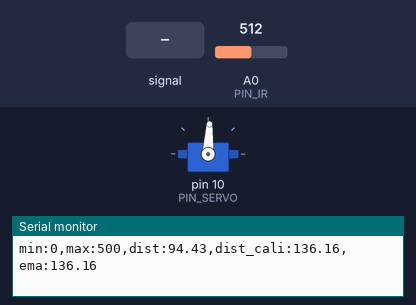
A sketch run on a simulated Arduino Uno, built with avr-gcc and run on an emulated ATmega328P. Shown: servo, the last lines printed to the serial monitor. The test bench sets the inputs (shaded band); at power-on: A0 (PIN_IR) = 512.

Above: at 1.2 s.
1.3 s: A0 (PIN_IR) fed a 200 Hz sine of ±460 counts around its level
4.3 s: A0 (PIN_IR) set to 716
At 7.1 s:
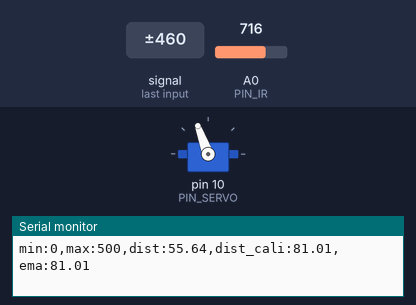
7.3 s: A0 (PIN_IR) set to 329
8.8 s: A0 (PIN_IR) set to 319
At 11.6 s:
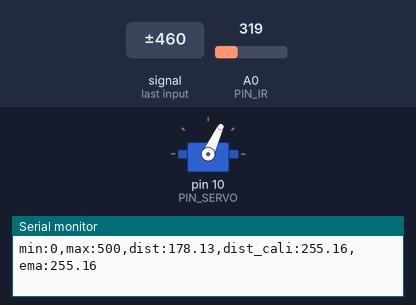
11.8 s: A0 (PIN_IR) set to 10
13.3 s: A0 (PIN_IR) set to 7
At 16.9 s:
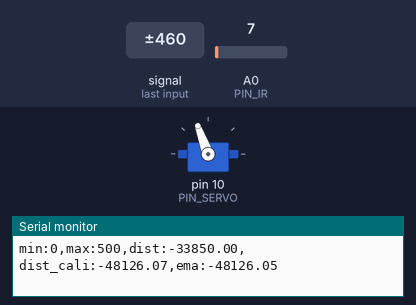
Timing chart, 0 to 17.3 s (numbered marks = the images above; inputs shaded):
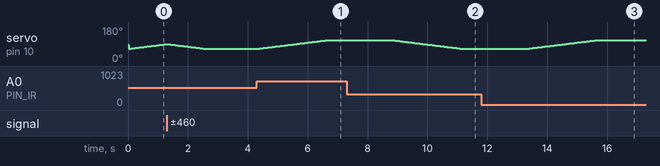

The sketch:

BangBangControl.ino
```cpp
#include <Servo.h>

// Arduino pin assignment
#define PIN_SERVO 10
#define PIN_IR A0
#define PIN_SERVO 10
#define INTERVAL 20  // servo update interval

// configurable parameters
#define _DUTY_MIN 1210 // servo full clockwise position (0 degree)
#define _DUTY_NEU 1430 // servo neutral position (90 degree)
#define _DUTY_MAX 1680 // servo full counterclockwise position (180 degree)

#define _SERVO_SPEED 90 // servo speed limit (unit: degree/second)
#define INTERVAL 20  // servo update interval

// global variables
unsigned long last_sampling_time; // unit: ms
int duty_chg_per_interval; // maximum duty difference per interval
int toggle_interval, toggle_interval_cnt;
float pause_time; // unit: sec
Servo myservo;
int duty_target, duty_curr;
int a,b;
float ema;

void setup() {
// initialize GPIO pins
  myservo.attach(PIN_SERVO);
  duty_curr = _DUTY_MIN;
  myservo.writeMicroseconds(1430);

// initialize serial port
  Serial.begin(57600);

// convert angle speed into duty change per interval.

  duty_chg_per_interval = (_DUTY_MAX - _DUTY_MIN) * (_SERVO_SPEED / 180.0) * (INTERVAL / 1000.0);
//SERVO_SPEED = 30 -> duty_chg_per_interval = 6

// initialize last sampling time
  last_sampling_time = 0;

  a = 69;
  b = 280;
}

float ir_distance(void){ // return value unit: mm
  float val;
  float volt = float(analogRead(PIN_IR));
  val = ((6762.0/(volt-9.0))-4.0) * 10.0;
  return val;
}

void loop() {
  float raw_dist = ir_distance();
  float dist_cali = 100 + 300.0 / (b - a) * (raw_dist - a);
  ema = 0.05 * dist_cali + 0.95 * ema;
// wait until next sampling time.
// millis() returns the number of milliseconds since the program started. Will overflow after 50 days.
  if(millis() < last_sampling_time + INTERVAL) return;

// adjust duty_curr toward duty_target by duty_chg_per_interval
  if(255 > ema) {
    duty_curr += duty_chg_per_interval;
    if(duty_curr > 1680) duty_curr = 1680;
  }
  else {
    duty_curr -= duty_chg_per_interval;
    if(duty_curr < 1210) duty_curr = 1210;
  }

// update servo position
  myservo.writeMicroseconds(duty_curr);

// output the read value to the serial port
  Serial.print("min:0,max:500,dist:");
  Serial.print(raw_dist);
  Serial.print(",dist_cali:");
  Serial.print(dist_cali);
  Serial.print(",ema:");
  Serial.println(ema);

// update last sampling time
  last_sampling_time += INTERVAL;
}
```

Measured:
- the behaviour switches between 320 and 319 on A0 (PIN_IR) (found by bisection; images 1 and 2)
- the behaviour switches between 9 and 8 on A0 (PIN_IR) (found by bisection; images 2 and 3)
- after the input at 4.3 s, servo on pin 10 (PIN_SERVO): moves from 65° to 110° over 2.3 s, starting after 0.06 s
- after the input at 8.8 s, servo on pin 10 (PIN_SERVO): moves from 110° to 65° over 2.3 s, starting after 0.06 s
- after the input at 13.3 s, servo on pin 10 (PIN_SERVO): moves from 65° to 110° over 2.3 s, starting after 0.06 s
